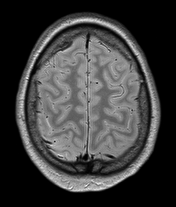
#> input picture HW3/MRI.png, 176 x 207 px, found by its file name
$ jupyter execute --allow-errors Q3.ipynb
#> lines starting #> are read from the running program, lines starting #| are printed output that depends on the picture
[cell 1]
import cv2 as cv
import numpy as np
import matplotlib.pyplot as plt

img = cv.imread('MRI.png', 0)
#> img is the input picture: shape (207, 176); min 0, max 255, mean 60.8

x = img.shape[0]
#> x = 207
y = img.shape[1]
#> y = 176

img = cv.copyMakeBorder(img, x//4, y//4, x//4, y//4, cv.BORDER_CONSTANT, None, value = 0)
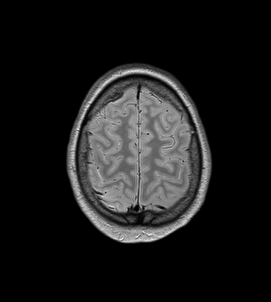
#> img: shape (302, 271); min 0, max 255, mean 27

x = img.shape[0]
#> x = 302
y = img.shape[1]
#> y = 271

image = cv.copyMakeBorder(img, x//8, y//8, x//8, y//8, cv.BORDER_CONSTANT, None, value = 250)
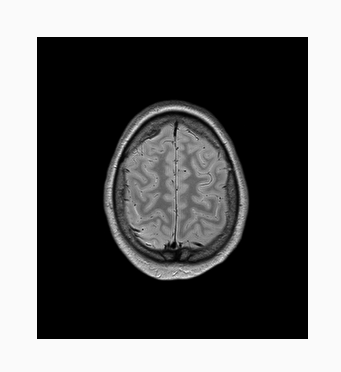
#> image: shape (372, 341); min 0, max 255, mean 106.2
x = image.shape[0]
#> x = 372
y = image.shape[1]
#> y = 341

print(image.shape)
#| (372, 341)
plt.imshow(image, cmap='gray')
plt.show()

gfg = np.random.exponential(15, (x,y))

image = image + gfg
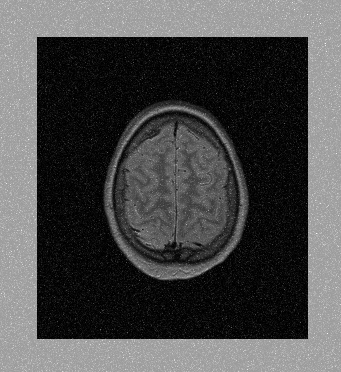
#> image: shape (372, 341) float64; min 4.97e-05, max 410.8, mean 121.2; drawn with min black and max white
image = np.clip(image , 0 , 255)
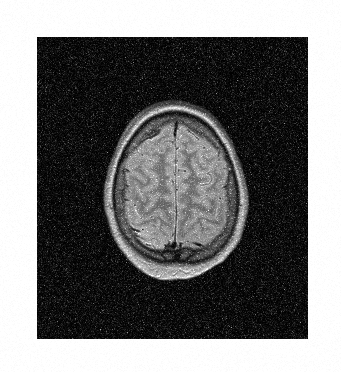
#> image: shape (372, 341) float64; min 4.97e-05, max 255, mean 117.4

cv.imwrite('MRI_Noisy.png', image)
plt.imshow(image, cmap='gray', vmin = 0, vmax=255)
print(image)
#> (printed output is left out)
plt.show()

image1 = image[0:20 , 0:200]
plt.imshow(image1, cmap='gray', vmin = 0 , vmax = 255)
plt.show()


plt.hist(image1.ravel(), 10, density = True,
         histtype ='bar')
plt.show()
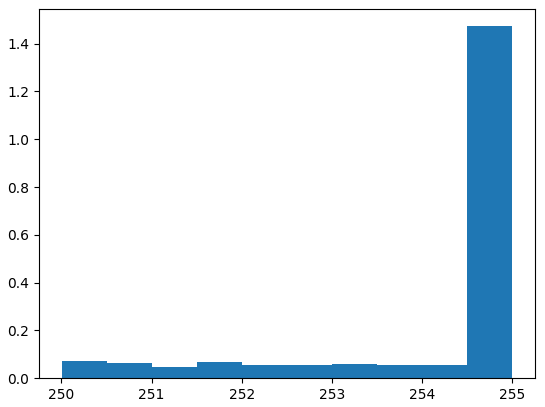
#> figure drawn by matplotlib, 1 panel; tallest bar 1.47 high, from x = 254.5 to 255

image1 = image[40:80 , 40:200]
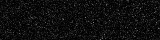
#> image1: shape (40, 160) float64; min 0.00866, max 132.6, mean 15
plt.imshow(image1, cmap='gray', vmin = 0 , vmax = 255)
plt.show()
colors = ['green', 'blue', 'lime']

plt.hist(image1.ravel(), 100, density = True,
         histtype ='bar')

#print(gfg)
#count, bins, ignored = plt.hist(gfg, 14, density = True)
plt.show()
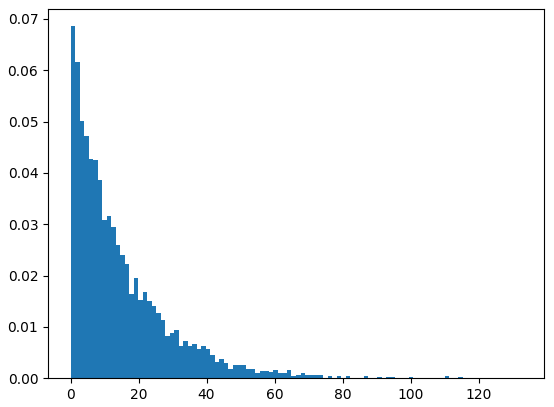
#> figure drawn by matplotlib, 1 panel; tallest bar 0.0686 high, from x = 0.00866 to 1.33
